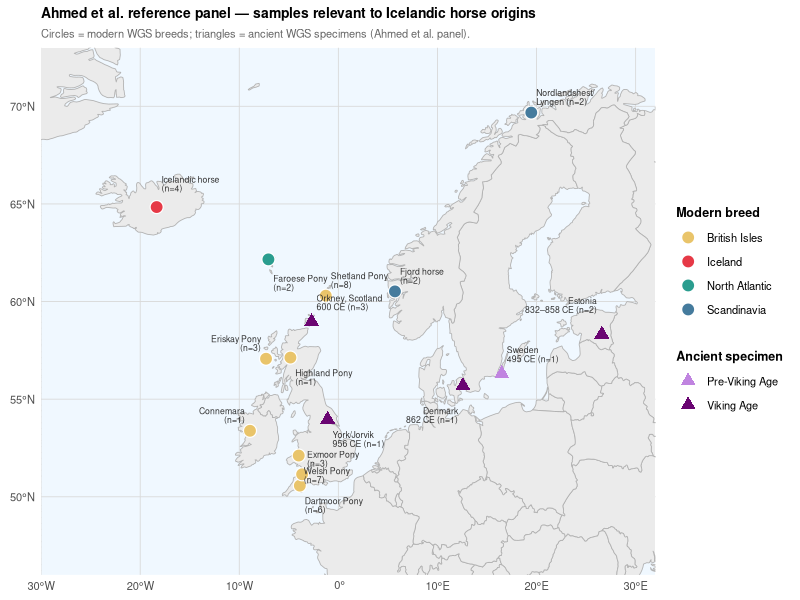
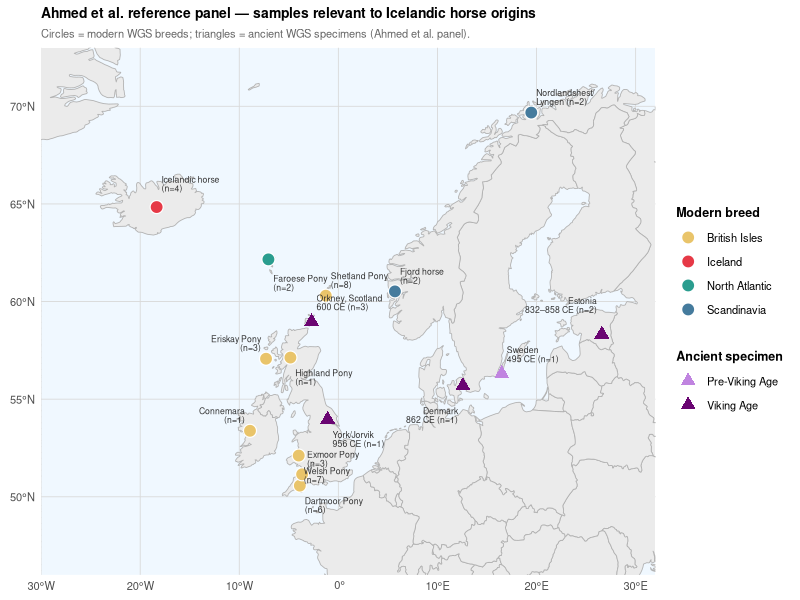
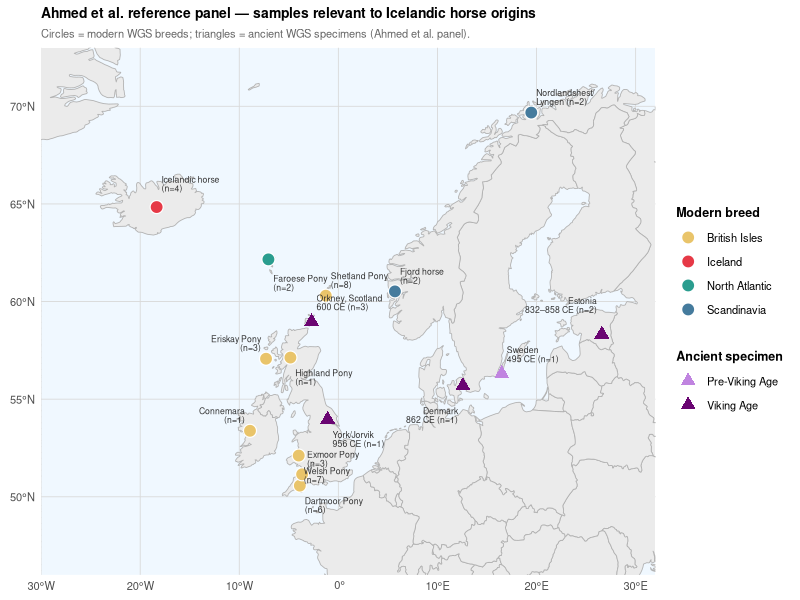

R code for these plots, in order:
# Map of Ahmed et al. reference panel — samples relevant to Icelandic horse origins
# Modern breeds (circles) and ancient whole-genome specimens (triangles)
# Note: in horse_info_tbl_grp_colors.txt, column "long" = latitude, "lat" = longitude (swapped)

library(ggplot2)
library(rnaturalearth)
library(rnaturalearthdata)
library(sf)
library(dplyr)

# ── Modern breeds ────────────────────────────────────────────────────────────
modern <- data.frame(
  label     = c("Icelandic horse\n(n=4)", "Nordlandshest/\nLyngen (n=2)",
                "Fjord horse\n(n=2)", "Faroese Pony\n(n=2)",
                "Shetland Pony\n(n=8)", "Dartmoor Pony\n(n=6)",
                "Exmoor Pony\n(n=3)", "Eriskay Pony\n(n=3)",
                "Highland Pony\n(n=1)", "Connemara\n(n=1)",
                "Welsh Pony\n(n=7)"),
  lat       = c(64.84,  69.68,  60.52,  62.16,
                60.30,  50.57,  51.15,  57.07,
                57.13,  53.38,  52.11),
  lon       = c(-18.34,  19.47,   5.71,  -7.06,
                 -1.27,  -3.89,  -3.66,  -7.30,
                 -4.84,  -8.92,  -4.00),
  group     = c("Iceland",
                "Scandinavia", "Scandinavia", "North Atlantic",
                "British Isles", "British Isles", "British Isles",
                "British Isles", "British Isles", "British Isles",
                "British Isles"),
  # Per-label nudge: nudge_x shifts horizontally, nudge_y shifts vertically
  nudge_x   = c( 0.5,   0.5,   0.5,   0.5,
                 0.5,   0.5,   0.5,  -0.5,
                 0.5,  -0.5,   0.5),
  nudge_y   = c( 1.2,   0.8,   0.8,  -1.2,
                 0.8,  -1.0,   0.8,   0.8,
                -1.0,   0.8,  -1.0),
  hjust     = c( 0.0,   0.0,   0.0,   0.0,
                 0.0,   0.0,   0.0,   1.0,
                 0.0,   1.0,   0.0)
)

# ── Ancient specimens ─────────────────────────────────────────────────────────
ancient <- data.frame(
  label   = c("Orkney, Scotland\n600 CE (n=3)",
              "York/Jorvik\n956 CE (n=1)",
              "Denmark\n862 CE (n=1)",
              "Sweden\n495 CE (n=1)",
              "Estonia\n832–858 CE (n=2)"),
  lat     = c(58.96,  53.96,  55.68,  56.30,  58.32),
  lon     = c(-2.70,  -1.08,  12.57,  16.49,  26.59),
  period  = c("Viking Age",
              "Viking Age",
              "Viking Age",
              "Pre-Viking Age",
              "Viking Age"),
  # Denmark: nudge left+down into Danish territory; Estonia: above-left inside map
  nudge_x = c( 0.5,   0.5,  -0.5,   0.5,  -0.5),
  nudge_y = c( 1.0,  -1.0,  -1.5,   1.0,   1.5),
  hjust   = c( 0.0,   0.0,   1.0,   0.0,   1.0)
)

# ── Base map ──────────────────────────────────────────────────────────────────
world <- ne_countries(scale = "medium", returnclass = "sf")

# Colour palettes
breed_colours <- c(
  "Iceland"       = "#E63946",   # red — the target population
  "Scandinavia"   = "#457B9D",   # blue
  "North Atlantic"= "#2A9D8F",   # teal
  "British Isles" = "#E9C46A"    # amber
)

period_colours <- c(
  "Viking Age / Pictish" = "#6A0572",
  "Viking Age"           = "#6A0572",
  "Pre-Viking Age"       = "#C084E0"
)

# ── Plot ──────────────────────────────────────────────────────────────────────
p <- ggplot() +
  # Base map
  geom_sf(data = world, fill = "grey92", colour = "grey70", linewidth = 0.3) +


  # Ancient specimens — filled triangles
  geom_point(data = ancient,
             aes(x = lon, y = lat, colour = period),
             shape = 17, size = 3.5) +

  # Modern breeds — circles
  geom_point(data = modern,
             aes(x = lon, y = lat, fill = group),
             shape = 21, size = 4, colour = "white", stroke = 0.6) +

  # Labels for modern breeds (per-label positioning)
  geom_text(data = modern,
            aes(x = lon + nudge_x, y = lat + nudge_y, label = label, hjust = hjust),
            size = 2.2, vjust = 0.5,
            lineheight = 0.85, colour = "grey20") +

  # Labels for ancient specimens (per-label positioning)
  geom_text(data = ancient,
            aes(x = lon + nudge_x, y = lat + nudge_y, label = label, hjust = hjust),
            size = 2.2, vjust = 0.5,
            lineheight = 0.85, colour = "grey20") +

  # Map extent: North Atlantic + NW Europe
  coord_sf(xlim = c(-30, 32), ylim = c(46, 73), expand = FALSE) +

  # Scales
  scale_fill_manual(name = "Modern breed", values = breed_colours) +
  scale_colour_manual(name = "Ancient specimen", values = period_colours) +

  # Theme
  theme_minimal(base_size = 10) +
  theme(
    legend.position    = "right",
    legend.text        = element_text(size = 8),
    legend.title       = element_text(size = 9, face = "bold"),
    panel.grid.major   = element_line(colour = "grey85", linewidth = 0.3),
    panel.background   = element_rect(fill = "aliceblue", colour = NA),
    plot.title         = element_text(size = 10, face = "bold"),
    plot.subtitle      = element_text(size = 8, colour = "grey40")
  ) +

  labs(
    title    = "Ahmed et al. reference panel — samples relevant to Icelandic horse origins",
    subtitle = "Circles = modern WGS breeds; triangles = ancient WGS specimens (Ahmed et al. panel).",
    x = NULL, y = NULL
  )

# ── Save ───────────────────────────────────────────────────────────────────────
ggsave("ahmed_panel_map.pdf", plot = p, width = 18, height = 12, units = "cm")
ggsave("ahmed_panel_map.png", plot = p, width = 18, height = 12, units = "cm", dpi = 300)

print(p)
